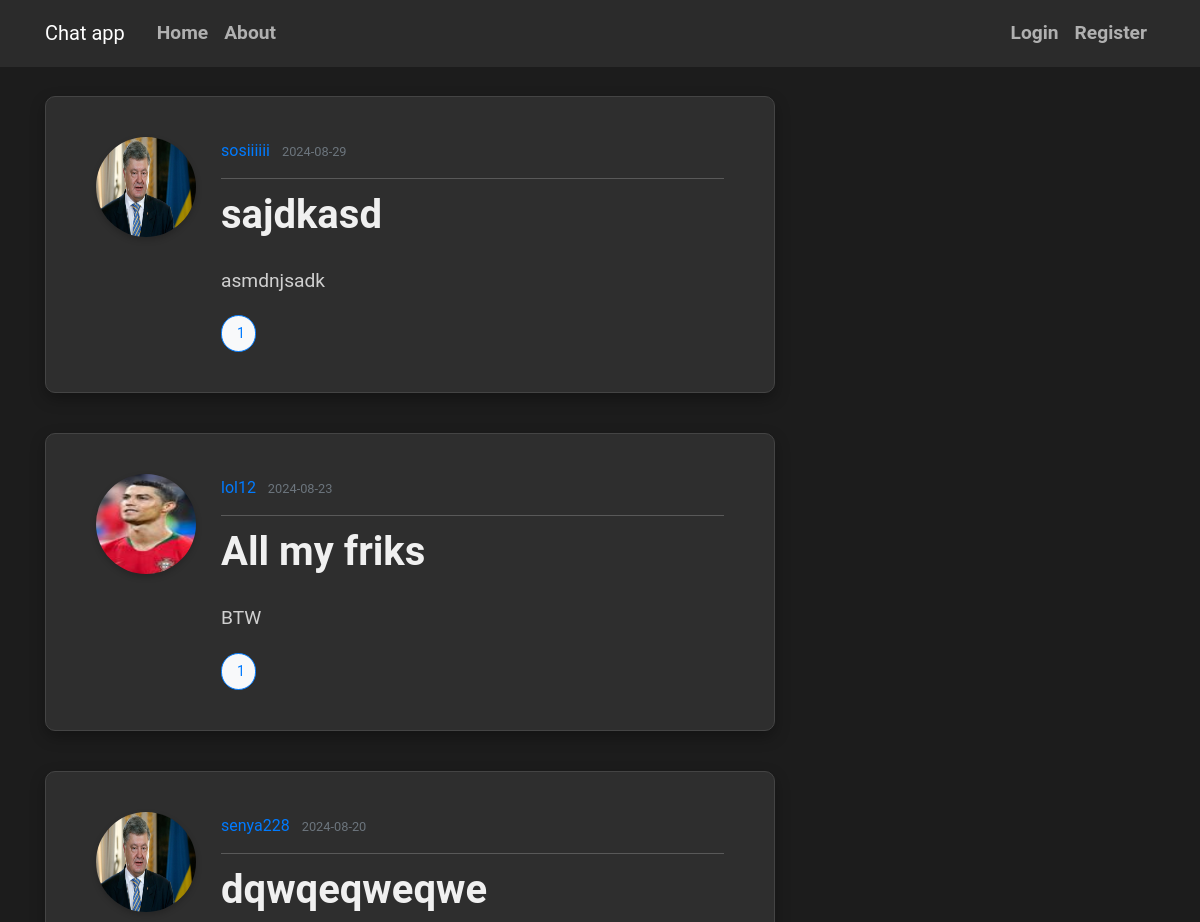
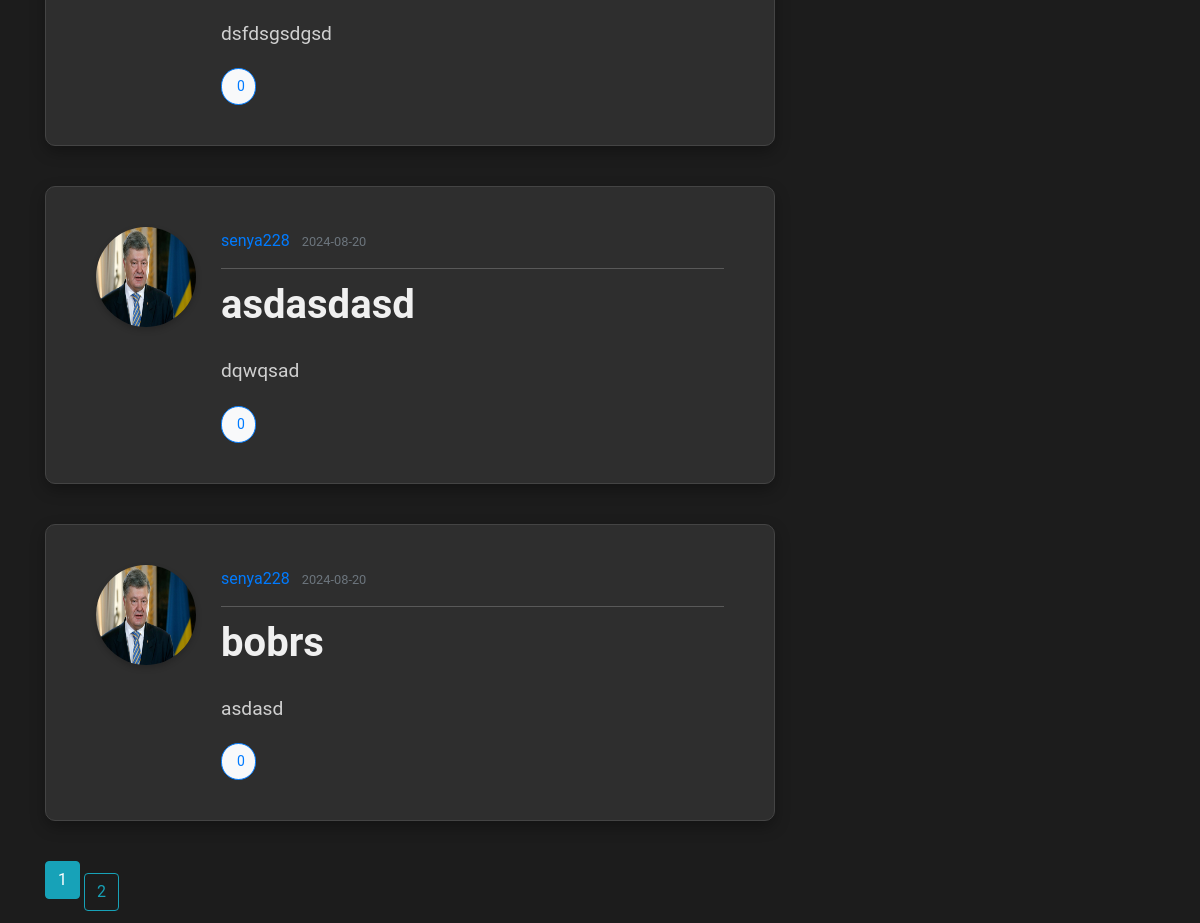
The page / on the database its author committed (2 pictures, top to bottom).
### flaskblog/models.py (models this page shows, shortened)
class Post(db.Model):
    id = db.Column(db.Integer, primary_key=True)
    title = db.Column(db.String(100), nullable=False)
    date_posted = db.Column(db.DateTime, nullable=False, default=datetime.utcnow)
    content = db.Column(db.Text, nullable=False)
    user_id = db.Column(db.Integer, db.ForeignKey('user.id'), nullable=False)
    comments = db.relationship('Comment', backref='post', lazy='dynamic')

class User(db.Model, UserMixin):
    id = db.Column(db.Integer, primary_key=True)
    username = db.Column(db.String(20), unique=True, nullable=False)
    email = db.Column(db.String(120), unique=True, nullable=False)
    image_file = db.Column(db.String(20), nullable=False, default='default.jpg')
    password = db.Column(db.String(60), nullable=False)
    posts = db.relationship('Post', backref='author', lazy=True)
    followed = db.relationship('Follow', foreign_keys='Follow.follower_id',
                               back_populates='follower', lazy='dynamic',
                               cascade='all, delete-orphan')
    followers = db.relationship('Follow', foreign_keys='Follow.followed_id',
                                back_populates='followed', lazy='dynamic',
                                cascade='all, delete-orphan')
    sent_messages = db.relationship('Message', foreign_keys='Message.sender_id',
                                    back_populates='sender', lazy=True)
    received_messages = db.relationship('Message', foreign_keys='Message.recipient_id',
                                        back_populates='recipient', lazy=True)

### flaskblog/routes.py (the view)
@app.route("/")
def home():
    page = request.args.get('page', 1, type=int)
    posts = Post.query.order_by(Post.date_posted.desc()).paginate(per_page=5, page=page)
    return render_template('home.html',posts=posts)

### flaskblog/templates/home.html (shortened to what this page needs)
{% extends "base.html" %}
{% block content %}
 {%for post in posts%}
        <article class="media content-section">
            <img class="rounded-circle article-img" src="{{url_for('static',filename = 'pictures/' + post.author.image_file)}}" alt="">
  <div class="media-body">
    <div class="article-metadata">
      <a class="mr-2" href="{{ url_for('user_info',username=post.author.username) }}">{{ post.author.username }}</a>
      <small class="text-muted">{{ post.date_posted.strftime('%Y-%m-%d') }}</small>
    </div>
    <h2><a class="article-title" href="{{ url_for('post',post_id=post.id) }}">{{ post.title }}</a></h2>
    <p class="article-content">{{ post.content }}</p>
<button class="comment-button">
     {{ post.comments.count() }}
</button>
  </div>
</article>
    {%endfor%}
 {% for page_num in posts.iter_pages() %}
        {% if page_num %}
            {% if posts.page ==page_num %}
                <a class = "btn btn-info mb-4" href="{{url_for('home',page=page_num)}}">{{page_num}}</a>
                {% else %}
                <a class = "btn btn-outline-info" href="{{url_for('home',page=page_num)}}">{{page_num}}</a>
            {% endif %}
        {% else %}
            ...
        {% endif %}
    {% endfor %}
{% endblock %}

### flaskblog/templates/base.html (shortened to what this page needs)
<!DOCTYPE html>
<html lang="en">
<head>
    <link rel="stylesheet" href="https://cdn.jsdelivr.net/npm/bootstrap@4.0.0/dist/css/bootstrap.min.css">
    <link rel="stylesheet" href="{{ url_for('static', filename='main.css') }}">
  </head>
<body>
<header class="site-header">
    <nav class="navbar navbar-expand-md navbar-dark bg-steel fixed-top">
        <div class="container">
            <a class="navbar-brand mr-4" href="/">Chat app</a>
            <div class="collapse navbar-collapse" id="navbarToggle">
                <div class="navbar-nav mr-auto">
                    <a class="nav-item nav-link" href="{{ url_for('home') }}">Home</a>
                    <a class="nav-item nav-link" href="{{ url_for('about') }}">About</a>
                </div>
                <div class="navbar-nav">
                    {% if current_user.is_authenticated %}
                        <a class="nav-item nav-link" href="{{ url_for('search') }}">Search bobrs</a>
                        <a class="nav-item nav-link" href="{{ url_for('create_post') }}">Create post</a>
                        <a class="nav-item nav-link" href="{{ url_for('account') }}">Account</a>
                        <a class="nav-item nav-link" href="{{ url_for('logout') }}">Logout</a>
                        <a class="nav-item nav-link" href="{{ url_for('chats',username=current_user.username) }}">Chats</a>
                    {% else %}
                        <a class="nav-item nav-link" href="{{ url_for('login') }}">Login</a>
                        <a class="nav-item nav-link" href="{{ url_for('register') }}">Register</a>
                    {% endif %}
                </div>
            </div>
        </div>
    </nav>
</header>
<main role="main" class="container">
    <div class="row">
        <div class="col-md-8">
            {% block content %}{% endblock %}
        </div>
        <div class="col-md-4">
        </div>
    </div>
</main>
</body>
</html>

### flaskblog/static/main.css (style rules this page uses)
body { background: #1c1c1c; color: #f8f8f8; margin-top: 6rem; font-family: 'Roboto', sans-serif; line-height: 1.8; }
h1, h2, h3, h4, h5, h6 { color: #ffffff; margin-bottom: 1.5rem; font-weight: 700; }
.bg-steel { background-color: #2b2b2b; }
.site-header .navbar-nav .nav-link { color: #b0b0b0; font-weight: 600; font-size: 1.2rem; transition: color 0.3s ease; }
.content-section { background: #2e2e2e; padding: 40px 50px; border: 1px solid #444444; border-radius: 10px; box-shadow: 0 6px 15px rgba(0, 0, 0, 0.3); margin-bottom: 40px; }
.article-title { color: #f0f0f0; font-size: 2.5rem; font-weight: 600; }
.article-content { white-space: pre-line; line-height: 1.9; font-size: 1.2rem; color: #d0d0d0; }
.article-img { height: 100px; width: 100px; margin-right: 25px; border-radius: 50%; box-shadow: 0 3px 6px rgba(0, 0, 0, 0.2); }
.article-metadata { padding-bottom: 12px; margin-bottom: 12px; border-bottom: 1px solid #595959; font-size: 1rem; color: #a0a0a0; }
button, input[type="submit"] { background-color: #444444; color: #ffffff; border: none; border-radius: 6px; padding: 12px 25px; font-size: 1.2rem; cursor: pointer; transition: background-color 0.3s ease; }
.comment-button { background-color: #f8f9fa; border: 1px solid #007bff; color: #007bff; font-size: 14px; padding: 5px 10px; border-radius: 20px; display: flex; align-items: center; cursor: pointer; transition: background-color 0.3s, color 0.3s; }

### rows shown on the page
Post: image_file (placeholder picture), author.username "sosiiiiii", date_posted "2024-08-29", title "sajdkasd", content "asmdnjsadk", comments.count "1"
Post: image_file (picture), author.username "lol12", date_posted "2024-08-23", title "All my friks", content "BTW", comments.count "1"
Post: image_file (placeholder picture), author.username "senya228", date_posted "2024-08-20", title "dqwqeqweqwe", content "dsfdsgsdgsd", comments.count "0"
Post: image_file (placeholder picture), author.username "senya228", date_posted "2024-08-20", title "asdasdasd", content "dqwqsad", comments.count "0"
Post: image_file (placeholder picture), author.username "senya228", date_posted "2024-08-20", title "bobrs", content "asdasd", comments.count "0"

### other values the page prints
{{ page_num }} "1"
{{ page_num }} "2"
